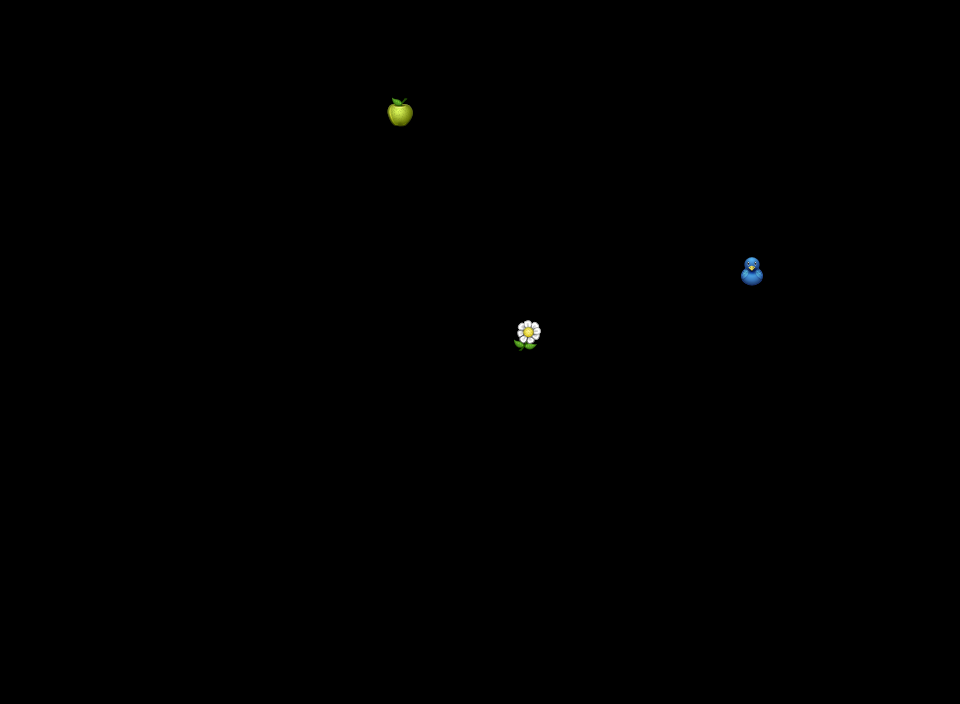

Rendered tile map (Tiled .tmx) drawn with the repository's tilesets; below, a short description and the map source with its tile grids summarised:
An orthogonal 30x22 tile map with 32x32 px tiles, 1 tile layer (food) and 1 object (player).

<map version="1.0" orientation="orthogonal" renderorder="right-down" width="30" height="22" tilewidth="32" tileheight="32" nextobjectid="2">
 <tileset firstgid="1" name="foods" tilewidth="32" tileheight="32" tilecount="16" columns="4">
  <image source="foods.png" width="128" height="128" />
 </tileset>
 <layer name="food" width="30" height="22">
  <data>[660 cells, 3 non-empty, 3 distinct tile ids]</data>
 </layer>
 <objectgroup name="snake_objs">
  <object id="1" name="snake0" type="player" x="112" y="432" />
 </objectgroup>
</map>
